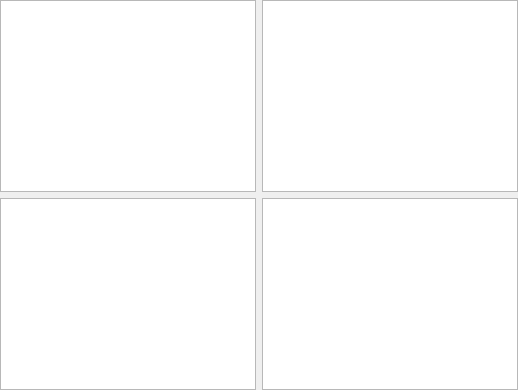
                                            <widget class="QWidget" name="radicalpartonkunwidget" native="true">
                                                <property name="sizePolicy">
                                                    <sizepolicy hsizetype="Expanding" vsizetype="Expanding">
                                                        <horstretch>0</horstretch>
                                                        <verstretch>0</verstretch>
                                                    </sizepolicy>
                                                </property>
                                                <layout class="QHBoxLayout" name="radicalpartonkunwidgetLayout">
                                                    <property name="leftMargin">
                                                        <number>0</number>
                                                    </property>
                                                    <property name="topMargin">
                                                        <number>0</number>
                                                    </property>
                                                    <property name="rightMargin">
                                                        <number>0</number>
                                                    </property>
                                                    <property name="bottomMargin">
                                                        <number>0</number>
                                                    </property>
                                                    <item>
                                                        <widget class="QWidget" name="radicalpartwidget" native="true">
                                                            <layout class="QVBoxLayout" name="radicalpartwidgetLayout">
                                                                <property name="leftMargin">
                                                                    <number>0</number>
                                                                </property>
                                                                <property name="topMargin">
                                                                    <number>0</number>
                                                                </property>
                                                                <property name="rightMargin">
                                                                    <number>0</number>
                                                                </property>
                                                                <property name="bottomMargin">
                                                                    <number>0</number>
                                                                </property>
                                                                <item>
                                                                    <widget class="QPlainTextEdit"
                                                                            name="radicalPlainEdit">
                                                                        <property name="font">
                                                                            <font>
                                                                                <pointsize>18</pointsize>
                                                                            </font>
                                                                        </property>
                                                                        <property name="plainText">
                                                                            <string/>
                                                                        </property>
                                                                    </widget>
                                                                </item>
                                                                <item>
                                                                    <widget class="QPlainTextEdit" name="partPlainEdit">
                                                                        <property name="font">
                                                                            <font>
                                                                                <pointsize>18</pointsize>
                                                                            </font>
                                                                        </property>
                                                                        <property name="plainText">
                                                                            <string/>
                                                                        </property>
                                                                    </widget>
                                                                </item>
                                                            </layout>
                                                        </widget>
                                                    </item>
                                                    <item>
                                                        <widget class="QWidget" name="kunonwidget" native="true">
                                                            <layout class="QVBoxLayout" name="kunonwidgetLayout">
                                                                <property name="leftMargin">
                                                                    <number>0</number>
                                                                </property>
                                                                <property name="topMargin">
                                                                    <number>0</number>
                                                                </property>
                                                                <property name="rightMargin">
                                                                    <number>0</number>
                                                                </property>
                                                                <property name="bottomMargin">
                                                                    <number>0</number>
                                                                </property>
                                                                <item>
                                                                    <widget class="QPlainTextEdit" name="kunPlainEdit">
                                                                        <property name="font">
                                                                            <font>
                                                                                <pointsize>20</pointsize>
                                                                            </font>
                                                                        </property>
                                                                        <property name="plainText">
                                                                            <string/>
                                                                        </property>
                                                                    </widget>
                                                                </item>
                                                                <item>
                                                                    <widget class="QPlainTextEdit" name="onPlainEdit">
                                                                        <property name="font">
                                                                            <font>
                                                                                <pointsize>20</pointsize>
                                                                                <stylestrategy>PreferDefault
                                                                                </stylestrategy>
                                                                            </font>
                                                                        </property>
                                                                        <property name="mouseTracking">
                                                                            <bool>false</bool>
                                                                        </property>
                                                                        <property name="plainText">
                                                                            <string/>
                                                                        </property>
                                                                    </widget>
                                                                </item>
                                                            </layout>
                                                        </widget>
                                                    </item>
                                                </layout>
                                            </widget>
